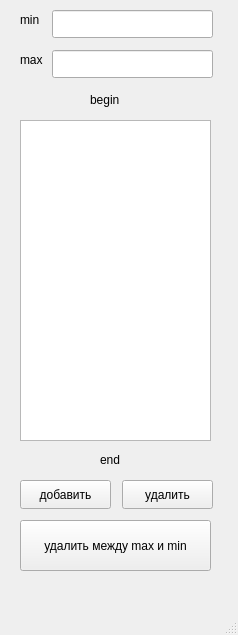
<?xml version="1.0" encoding="UTF-8"?>
<ui version="4.0">
 <class>MainWindow</class>
 <widget class="QMainWindow" name="MainWindow">
  <property name="geometry">
   <rect>
    <x>0</x>
    <y>0</y>
    <width>238</width>
    <height>635</height>
   </rect>
  </property>
  <property name="windowTitle">
   <string>MainWindow</string>
  </property>
  <widget class="QWidget" name="centralwidget">
   <widget class="QPushButton" name="pushButton">
    <property name="geometry">
     <rect>
      <x>20</x>
      <y>480</y>
      <width>91</width>
      <height>29</height>
     </rect>
    </property>
    <property name="text">
     <string>добавить</string>
    </property>
   </widget>
   <widget class="QPushButton" name="pushButton_2">
    <property name="geometry">
     <rect>
      <x>122</x>
      <y>480</y>
      <width>91</width>
      <height>29</height>
     </rect>
    </property>
    <property name="text">
     <string>удалить</string>
    </property>
   </widget>
   <widget class="QPushButton" name="pushButton_3">
    <property name="geometry">
     <rect>
      <x>20</x>
      <y>520</y>
      <width>191</width>
      <height>51</height>
     </rect>
    </property>
    <property name="text">
     <string>удалить между max и min</string>
    </property>
   </widget>
   <widget class="QListWidget" name="listWidget">
    <property name="geometry">
     <rect>
      <x>20</x>
      <y>120</y>
      <width>191</width>
      <height>321</height>
     </rect>
    </property>
   </widget>
   <widget class="QLineEdit" name="lineEdit">
    <property name="geometry">
     <rect>
      <x>52</x>
      <y>10</y>
      <width>161</width>
      <height>28</height>
     </rect>
    </property>
   </widget>
   <widget class="QLineEdit" name="lineEdit_2">
    <property name="geometry">
     <rect>
      <x>52</x>
      <y>50</y>
      <width>161</width>
      <height>28</height>
     </rect>
    </property>
   </widget>
   <widget class="QLabel" name="label">
    <property name="geometry">
     <rect>
      <x>20</x>
      <y>10</y>
      <width>63</width>
      <height>20</height>
     </rect>
    </property>
    <property name="text">
     <string>min</string>
    </property>
   </widget>
   <widget class="QLabel" name="label_2">
    <property name="geometry">
     <rect>
      <x>20</x>
      <y>50</y>
      <width>63</width>
      <height>20</height>
     </rect>
    </property>
    <property name="text">
     <string>max</string>
    </property>
   </widget>
   <widget class="QLabel" name="label_4">
    <property name="geometry">
     <rect>
      <x>100</x>
      <y>450</y>
      <width>31</width>
      <height>20</height>
     </rect>
    </property>
    <property name="text">
     <string>end</string>
    </property>
   </widget>
   <widget class="QLabel" name="label_3">
    <property name="geometry">
     <rect>
      <x>90</x>
      <y>90</y>
      <width>51</width>
      <height>20</height>
     </rect>
    </property>
    <property name="text">
     <string>begin</string>
    </property>
   </widget>
  </widget>
  <widget class="QMenuBar" name="menubar">
   <property name="geometry">
    <rect>
     <x>0</x>
     <y>0</y>
     <width>238</width>
     <height>25</height>
    </rect>
   </property>
  </widget>
  <widget class="QStatusBar" name="statusbar"/>
 </widget>
 <resources/>
 <connections/>
</ui>
